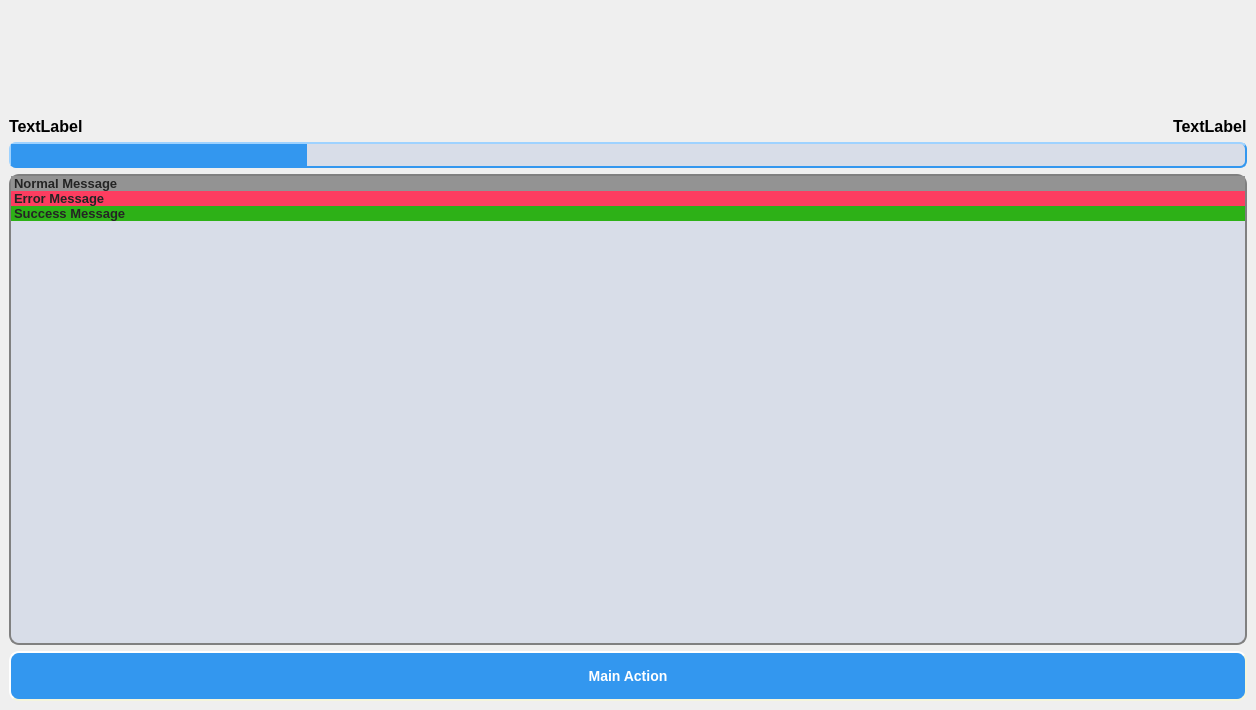
<?xml version="1.0" encoding="UTF-8"?>
<ui version="4.0">
 <class>MainWindow</class>
 <widget class="QMainWindow" name="MainWindow">
  <property name="geometry">
   <rect>
    <x>0</x>
    <y>0</y>
    <width>1256</width>
    <height>710</height>
   </rect>
  </property>
  <property name="windowTitle">
   <string>ViewMind Update</string>
  </property>
  <property name="windowIcon">
   <iconset resource="images.qrc">
    <normaloff>:/images/icon.png</normaloff>:/images/icon.png</iconset>
  </property>
  <widget class="QWidget" name="centralwidget">
   <layout class="QVBoxLayout" name="verticalLayout_2">
    <item>
     <layout class="QHBoxLayout" name="horizontalLayout_4">
      <item>
       <spacer name="horizontalSpacer_5">
        <property name="orientation">
         <enum>Qt::Horizontal</enum>
        </property>
        <property name="sizeHint" stdset="0">
         <size>
          <width>40</width>
          <height>20</height>
         </size>
        </property>
       </spacer>
      </item>
      <item>
       <widget class="QLabel" name="labLogo">
        <property name="sizePolicy">
         <sizepolicy hsizetype="Fixed" vsizetype="Fixed">
          <horstretch>0</horstretch>
          <verstretch>0</verstretch>
         </sizepolicy>
        </property>
        <property name="minimumSize">
         <size>
          <width>500</width>
          <height>101</height>
         </size>
        </property>
        <property name="maximumSize">
         <size>
          <width>500</width>
          <height>101</height>
         </size>
        </property>
        <property name="text">
         <string/>
        </property>
        <property name="pixmap">
         <pixmap resource="images.qrc">:/images/logo.png</pixmap>
        </property>
        <property name="scaledContents">
         <bool>true</bool>
        </property>
       </widget>
      </item>
      <item>
       <spacer name="horizontalSpacer_6">
        <property name="orientation">
         <enum>Qt::Horizontal</enum>
        </property>
        <property name="sizeHint" stdset="0">
         <size>
          <width>40</width>
          <height>20</height>
         </size>
        </property>
       </spacer>
      </item>
     </layout>
    </item>
    <item>
     <layout class="QVBoxLayout" name="verticalLayout">
      <item>
       <layout class="QHBoxLayout" name="horizontalLayout">
        <item>
         <widget class="QLabel" name="labFile">
          <property name="font">
           <font>
            <pointsize>12</pointsize>
            <bold>true</bold>
           </font>
          </property>
          <property name="text">
           <string>TextLabel</string>
          </property>
         </widget>
        </item>
        <item>
         <spacer name="horizontalSpacer">
          <property name="orientation">
           <enum>Qt::Horizontal</enum>
          </property>
          <property name="sizeHint" stdset="0">
           <size>
            <width>40</width>
            <height>20</height>
           </size>
          </property>
         </spacer>
        </item>
        <item>
         <widget class="QLabel" name="labProgress">
          <property name="font">
           <font>
            <pointsize>12</pointsize>
            <bold>true</bold>
           </font>
          </property>
          <property name="text">
           <string>TextLabel</string>
          </property>
         </widget>
        </item>
       </layout>
      </item>
      <item>
       <widget class="QProgressBar" name="progressBar">
        <property name="styleSheet">
         <string notr="true">QProgressBar
{
    background: #D8DDE8;
    color: #3397ef;
    border-style: outset;
    border-width: 2px;
    border-color: #3397ef;
    border-radius: 7px;
    text-align: left;
}
QProgressBar::chunk
{
    background-color: #3397ef;
}</string>
        </property>
        <property name="value">
         <number>24</number>
        </property>
        <property name="textVisible">
         <bool>false</bool>
        </property>
       </widget>
      </item>
     </layout>
    </item>
    <item>
     <widget class="QListWidget" name="listWidget">
      <property name="styleSheet">
       <string notr="true">QListWidget {

   border: 2px solid gray;
   border-radius: 10px;
   background: #D8DDE8;

}</string>
      </property>
      <property name="wordWrap">
       <bool>true</bool>
      </property>
      <item>
       <property name="text">
        <string>Normal Message</string>
       </property>
       <property name="font">
        <font>
         <pointsize>10</pointsize>
         <bold>true</bold>
         <kerning>false</kerning>
        </font>
       </property>
       <property name="background">
        <brush brushstyle="SolidPattern">
         <color alpha="255">
          <red>147</red>
          <green>147</green>
          <blue>147</blue>
         </color>
        </brush>
       </property>
       <property name="foreground">
        <brush brushstyle="SolidPattern">
         <color alpha="255">
          <red>36</red>
          <green>36</green>
          <blue>36</blue>
         </color>
        </brush>
       </property>
       <property name="icon">
        <iconset resource="images.qrc">
         <normaloff>:/images/info_notification.png</normaloff>:/images/info_notification.png</iconset>
       </property>
      </item>
      <item>
       <property name="text">
        <string>Error Message</string>
       </property>
       <property name="font">
        <font>
         <pointsize>10</pointsize>
         <bold>true</bold>
        </font>
       </property>
       <property name="background">
        <brush brushstyle="SolidPattern">
         <color alpha="255">
          <red>253</red>
          <green>61</green>
          <blue>96</blue>
         </color>
        </brush>
       </property>
       <property name="foreground">
        <brush brushstyle="SolidPattern">
         <color alpha="255">
          <red>36</red>
          <green>36</green>
          <blue>36</blue>
         </color>
        </brush>
       </property>
       <property name="icon">
        <iconset resource="images.qrc">
         <normaloff>:/images/alert-triangle-white.png</normaloff>:/images/alert-triangle-white.png</iconset>
       </property>
      </item>
      <item>
       <property name="text">
        <string>Success Message</string>
       </property>
       <property name="font">
        <font>
         <pointsize>10</pointsize>
         <bold>true</bold>
        </font>
       </property>
       <property name="background">
        <brush brushstyle="SolidPattern">
         <color alpha="255">
          <red>45</red>
          <green>177</green>
          <blue>23</blue>
         </color>
        </brush>
       </property>
       <property name="foreground">
        <brush brushstyle="SolidPattern">
         <color alpha="255">
          <red>36</red>
          <green>36</green>
          <blue>36</blue>
         </color>
        </brush>
       </property>
       <property name="icon">
        <iconset resource="images.qrc">
         <normaloff>:/images/check-circle-white.png</normaloff>:/images/check-circle-white.png</iconset>
       </property>
      </item>
     </widget>
    </item>
    <item>
     <widget class="QPushButton" name="pbMainAction">
      <property name="minimumSize">
       <size>
        <width>206</width>
        <height>50</height>
       </size>
      </property>
      <property name="styleSheet">
       <string notr="true">QPushButton {
    background-color: #3397ef;
    border-style: outset;
    border-width: 2px;
    border-radius: 10px;
    border-color: beige;
    font: bold 14px;
    min-width: 10em;
    padding: 6px;
    color: #ffffff
}
QPushButton:pressed {
    background-color:  #2883D3;
    border-style: inset;
}
QPushButton:disabled {
    background-color: #D8DDE8;
}</string>
      </property>
      <property name="text">
       <string>Main Action</string>
      </property>
     </widget>
    </item>
   </layout>
  </widget>
 </widget>
 <resources>
  <include location="images.qrc"/>
 </resources>
 <connections/>
</ui>
